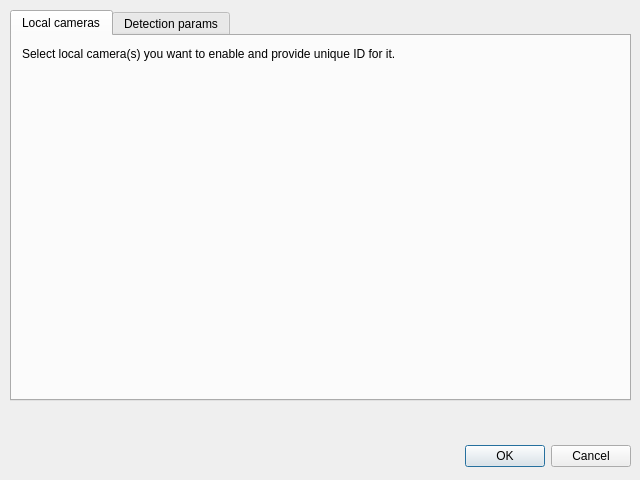
<?xml version="1.0" encoding="UTF-8"?>
<ui version="4.0">
 <class>DialogSelectLocalCameras</class>
 <widget class="QDialog" name="DialogSelectLocalCameras">
  <property name="geometry">
   <rect>
    <x>0</x>
    <y>0</y>
    <width>640</width>
    <height>480</height>
   </rect>
  </property>
  <property name="windowTitle">
   <string>Dialog</string>
  </property>
  <widget class="QDialogButtonBox" name="buttonBox">
   <property name="geometry">
    <rect>
     <x>10</x>
     <y>440</y>
     <width>621</width>
     <height>32</height>
    </rect>
   </property>
   <property name="orientation">
    <enum>Qt::Orientation::Horizontal</enum>
   </property>
   <property name="standardButtons">
    <set>QDialogButtonBox::StandardButton::Cancel|QDialogButtonBox::StandardButton::Ok</set>
   </property>
  </widget>
  <widget class="QLabel" name="label_errorMessage">
   <property name="geometry">
    <rect>
     <x>10</x>
     <y>410</y>
     <width>621</width>
     <height>20</height>
    </rect>
   </property>
   <property name="text">
    <string/>
   </property>
  </widget>
  <widget class="QTabWidget" name="tabWidget">
   <property name="geometry">
    <rect>
     <x>10</x>
     <y>10</y>
     <width>621</width>
     <height>391</height>
    </rect>
   </property>
   <property name="currentIndex">
    <number>0</number>
   </property>
   <widget class="QWidget" name="tab_directInputs">
    <attribute name="title">
     <string>Local cameras</string>
    </attribute>
    <widget class="QLabel" name="label_4">
     <property name="geometry">
      <rect>
       <x>10</x>
       <y>10</y>
       <width>601</width>
       <height>16</height>
      </rect>
     </property>
     <property name="text">
      <string>Select local camera(s) you want to enable and provide unique ID for it.</string>
     </property>
    </widget>
    <widget class="QWidget" name="gridLayoutWidget_2">
     <property name="geometry">
      <rect>
       <x>10</x>
       <y>30</y>
       <width>601</width>
       <height>331</height>
      </rect>
     </property>
     <layout class="QGridLayout" name="gridLayout_localCameras"/>
    </widget>
   </widget>
   <widget class="QWidget" name="tab_camerasList">
    <attribute name="title">
     <string>Detection params</string>
    </attribute>
    <widget class="QWidget" name="gridLayoutWidget">
     <property name="geometry">
      <rect>
       <x>10</x>
       <y>10</y>
       <width>601</width>
       <height>351</height>
      </rect>
     </property>
     <layout class="QGridLayout" name="gridLayout">
      <item row="0" column="1">
       <widget class="QLineEdit" name="lineEdit_treshold"/>
      </item>
      <item row="0" column="0">
       <widget class="QLabel" name="label">
        <property name="text">
         <string>Sensitivity (threshold):</string>
        </property>
       </widget>
      </item>
      <item row="1" column="0">
       <widget class="QLabel" name="label_2">
        <property name="text">
         <string>Minimum contour area (px):</string>
        </property>
       </widget>
      </item>
      <item row="3" column="0">
       <spacer name="verticalSpacer">
        <property name="orientation">
         <enum>Qt::Orientation::Vertical</enum>
        </property>
        <property name="sizeHint" stdset="0">
         <size>
          <width>20</width>
          <height>40</height>
         </size>
        </property>
       </spacer>
      </item>
      <item row="0" column="2">
       <spacer name="horizontalSpacer">
        <property name="orientation">
         <enum>Qt::Orientation::Horizontal</enum>
        </property>
        <property name="sizeHint" stdset="0">
         <size>
          <width>40</width>
          <height>20</height>
         </size>
        </property>
       </spacer>
      </item>
      <item row="2" column="0">
       <widget class="QLabel" name="label_3">
        <property name="text">
         <string>Image detection treshold (img/s):</string>
        </property>
       </widget>
      </item>
      <item row="1" column="1">
       <widget class="QLineEdit" name="lineEdit_minContourArea"/>
      </item>
      <item row="2" column="1">
       <widget class="QLineEdit" name="lineEdit_detectionTreshold"/>
      </item>
     </layout>
    </widget>
   </widget>
  </widget>
 </widget>
 <resources/>
 <connections>
  <connection>
   <sender>buttonBox</sender>
   <signal>accepted()</signal>
   <receiver>DialogSelectLocalCameras</receiver>
   <slot>accept()</slot>
   <hints>
    <hint type="sourcelabel">
     <x>248</x>
     <y>254</y>
    </hint>
    <hint type="destinationlabel">
     <x>157</x>
     <y>274</y>
    </hint>
   </hints>
  </connection>
  <connection>
   <sender>buttonBox</sender>
   <signal>rejected()</signal>
   <receiver>DialogSelectLocalCameras</receiver>
   <slot>reject()</slot>
   <hints>
    <hint type="sourcelabel">
     <x>316</x>
     <y>260</y>
    </hint>
    <hint type="destinationlabel">
     <x>286</x>
     <y>274</y>
    </hint>
   </hints>
  </connection>
 </connections>
</ui>
